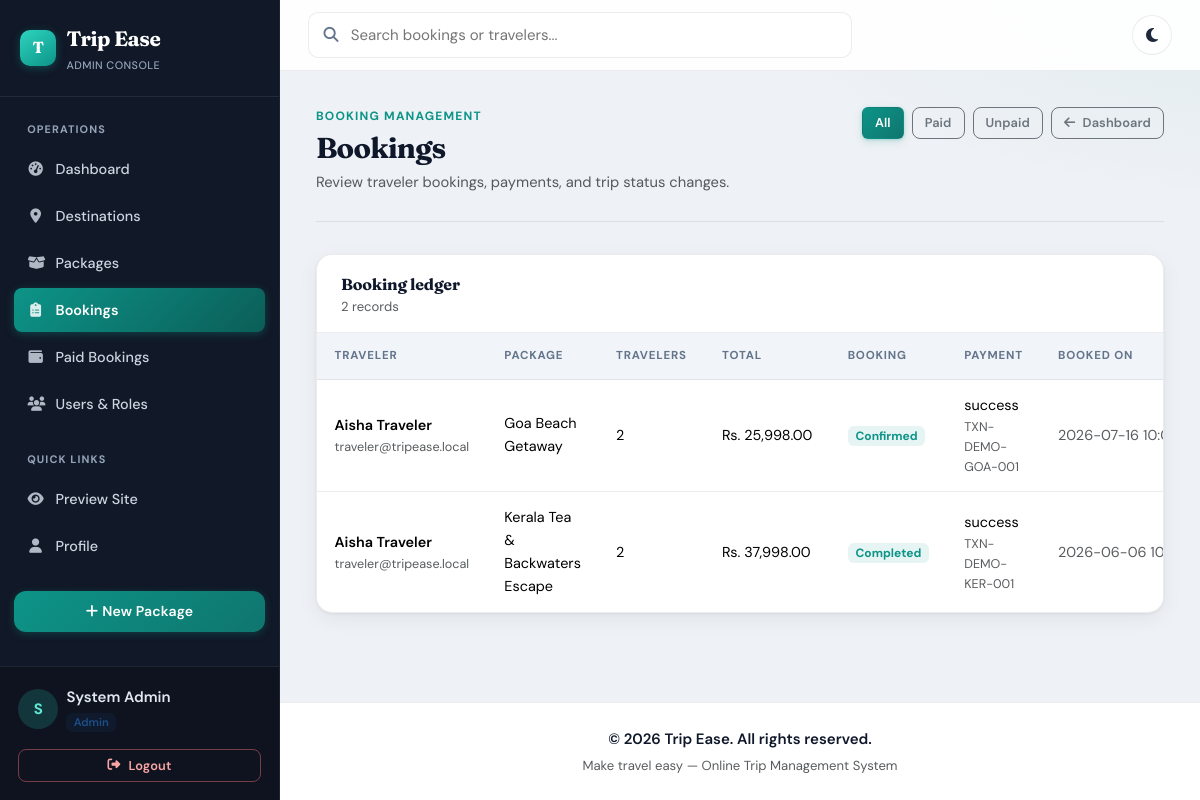
/admin/bookings/list.php (signed in), run on an earlier commit of the app's database.
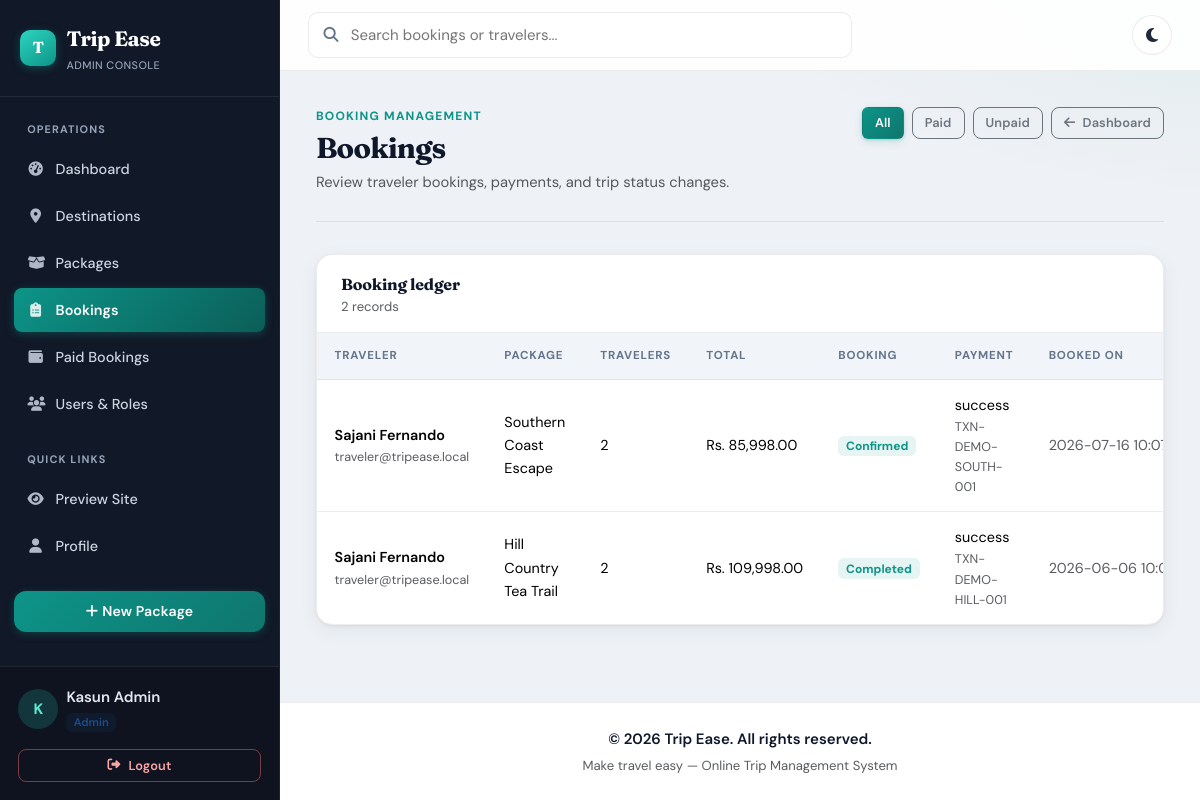
And on a later commit of the database.
### tables this page shows
CREATE TABLE IF NOT EXISTS bookings (
    booking_id INT AUTO_INCREMENT PRIMARY KEY,
    user_id INT NOT NULL,
    package_id INT NOT NULL,
    num_travelers INT NOT NULL DEFAULT 1,
    total_price DECIMAL(10,2) NOT NULL DEFAULT 0.00,
    status ENUM('pending', 'confirmed', 'completed', 'cancelled') NOT NULL DEFAULT 'pending',
    booking_date TIMESTAMP NOT NULL DEFAULT CURRENT_TIMESTAMP,
    updated_at TIMESTAMP NOT NULL DEFAULT CURRENT_TIMESTAMP ON UPDATE CURRENT_TIMESTAMP,
    CONSTRAINT fk_bookings_user FOREIGN KEY (user_id) REFERENCES users(user_id) ON DELETE RESTRICT,
    CONSTRAINT fk_bookings_package FOREIGN KEY (package_id) REFERENCES packages(package_id) ON DELETE RESTRICT
);

CREATE TABLE IF NOT EXISTS users (
    user_id INT AUTO_INCREMENT PRIMARY KEY,
    name VARCHAR(100) NOT NULL,
    email VARCHAR(150) NOT NULL UNIQUE,
    password_hash VARCHAR(255) NOT NULL,
    phone VARCHAR(20) NULL,
    role ENUM('traveler', 'admin') NOT NULL DEFAULT 'traveler',
    status ENUM('active', 'inactive') NOT NULL DEFAULT 'active',
    profile_image VARCHAR(255) NULL,
    created_at TIMESTAMP NOT NULL DEFAULT CURRENT_TIMESTAMP,
    updated_at TIMESTAMP NOT NULL DEFAULT CURRENT_TIMESTAMP ON UPDATE CURRENT_TIMESTAMP
);

CREATE TABLE IF NOT EXISTS packages (
    package_id INT AUTO_INCREMENT PRIMARY KEY,
    title VARCHAR(180) NOT NULL,
    description TEXT NOT NULL,
    price DECIMAL(10,2) NOT NULL DEFAULT 0.00,
    duration_days INT NOT NULL,
    max_participants INT NOT NULL DEFAULT 1,
    available_slots INT NOT NULL DEFAULT 1,
    image VARCHAR(255) NULL,
    inclusions TEXT NULL,
    exclusions TEXT NULL,
    start_date DATE NULL,
    end_date DATE NULL,
    created_by INT NOT NULL,
    status ENUM('active', 'inactive') NOT NULL DEFAULT 'active',
    created_at TIMESTAMP NOT NULL DEFAULT CURRENT_TIMESTAMP,
    updated_at TIMESTAMP NOT NULL DEFAULT CURRENT_TIMESTAMP ON UPDATE CURRENT_TIMESTAMP,
    CONSTRAINT fk_packages_created_by FOREIGN KEY (created_by) REFERENCES users(user_id) ON DELETE RESTRICT
);

CREATE TABLE IF NOT EXISTS payments (
    payment_id INT AUTO_INCREMENT PRIMARY KEY,
    booking_id INT NOT NULL UNIQUE,
    amount DECIMAL(10,2) NOT NULL,
    payment_method VARCHAR(50) NOT NULL,
    status ENUM('success', 'failed', 'pending') NOT NULL DEFAULT 'pending',
    transaction_ref VARCHAR(120) NULL,
    payment_date TIMESTAMP NOT NULL DEFAULT CURRENT_TIMESTAMP,
    CONSTRAINT fk_payments_booking FOREIGN KEY (booking_id) REFERENCES bookings(booking_id) ON DELETE RESTRICT
);

### includes/app.php (called while the page is built, shortened)
<?php
function appUrl(string $path = ""): string
{
    $base = rtrim(APP_BASE_PATH, "/");
    return $base . "/" . ltrim($path, "/");
}

### includes/auth.php (called while the page is built, shortened)
<?php
require_once __DIR__ . "/app.php";
function isLoggedIn(): bool
{
    return isset($_SESSION["user_id"]);
}
function currentUserRole(): string
{
    return $_SESSION["user_role"] ?? "traveler";
}
function isAdmin(): bool
{
    return currentUserRole() === "admin";
}
function dashboardPath(): string
{
    if (isAdmin()) {
        return "/admin/index.php";
    }
    return "/dashboard/index.php";
}

### admin/bookings/list.php (the view, shortened to what the changed rows need)
<?php
require_once __DIR__ . "/../../includes/auth.php";
$paymentFilter = trim((string)($_GET["payment"] ?? ""));
$sql = "SELECT
        b.booking_id,
        b.booking_date,
        b.num_travelers,
        b.total_price,
        b.status,
        u.name AS traveler_name,
        u.email AS traveler_email,
        p.title AS package_title,
        pay.status AS payment_status,
        pay.transaction_ref
     FROM bookings b
     INNER JOIN users u ON u.user_id = b.user_id
     INNER JOIN packages p ON p.package_id = b.package_id
     INNER JOIN payments pay ON pay.booking_id = b.booking_id
     WHERE 1=1";
$params = [];
$sql .= " ORDER BY b.booking_date DESC, b.booking_id DESC";
$stmt = $pdo->prepare($sql);
$stmt->execute($params);
$bookings = $stmt->fetchAll();
$pageTitle = $paymentFilter === "success" ? "Paid Bookings" : "Bookings";
require_once __DIR__ . "/../../includes/header.php";
?>
<div class="page-header">
    <div>
        <h2><?= htmlspecialchars($pageTitle) ?></h2>
    </div>
</div>
<div class="card card-modern card-panel">
    <div class="card-body p-0">
        <div class="table-responsive">
            <table class="table table-app align-middle mb-0">
                <thead>
                    <tr>
                        <th>Traveler</th>
                        <th>Package</th>
                        <th>Travelers</th>
                        <th>Total</th>
                        <th>Booking</th>
                        <th>Payment</th>
                        <th>Booked on</th>
                    </tr>
                </thead>
                <tbody>
                <?php foreach ($bookings as $booking): ?>
                    <tr>
                        <td>
                            <div class="fw-semibold"><?= htmlspecialchars($booking["traveler_name"]) ?></div>
                            <div class="small text-muted"><?= htmlspecialchars($booking["traveler_email"]) ?></div>
                        </td>
                        <td><?= htmlspecialchars($booking["package_title"]) ?></td>
                        <td><?= (int)$booking["num_travelers"] ?></td>
                        <td class="text-nowrap">Rs. <?= number_format((float)$booking["total_price"], 2) ?></td>
                        <td><span class="badge badge-soft"><?= htmlspecialchars($booking["status"]) ?></span></td>
                        <td>
                            <?= htmlspecialchars($booking["payment_status"]) ?>
                            <?php if (!empty($booking["transaction_ref"])): ?>
                                <div class="small text-muted"><?= htmlspecialchars((string)$booking["transaction_ref"]) ?></div>
                            <?php endif; ?>
                        </td>
                        <td class="small text-muted text-nowrap"><?= htmlspecialchars($booking["booking_date"]) ?></td>
                    </tr>
                <?php endforeach; ?>
                </tbody>
            </table>
        </div>
    </div>
</div>
<?php require_once __DIR__ . "/../../includes/footer.php"; ?>

### includes/header.php (shortened to what the changed rows need)
<?php
require_once __DIR__ . "/auth.php";
$currentUri = $_SERVER["REQUEST_URI"] ?? "";
$isLinkActive = function (string $path) use ($currentUri): string {
    return str_contains($currentUri, $path) ? "active" : "";
};
$useAppShell = isLoggedIn();
$homeHref = $useAppShell ? appUrl(dashboardPath()) : appUrl("/index.php");
$searchAction = isAdmin() ? appUrl("/admin/bookings/list.php") : appUrl("/trips/list.php");
$searchPlaceholder = isAdmin() ? "Search bookings or travelers..." : "Search packages or destinations...";
$searchName = isAdmin() ? "q" : "q";
$topbarQuery = trim((string)($_GET["q"] ?? ""));
?>
<!doctype html>
<html lang="en">
<head>
    <link href="https://cdn.jsdelivr.net/npm/bootstrap@5.3.3/dist/css/bootstrap.min.css" rel="stylesheet">
    <link href="https://cdnjs.cloudflare.com/ajax/libs/font-awesome/6.4.0/css/all.min.css" rel="stylesheet">
    <link href="<?= htmlspecialchars(appUrl('/assets/css/style.css')) ?>" rel="stylesheet">
</head>
<body class="<?= $useAppShell ? "app-body" : "public-body" ?>">
<?php if (!$useAppShell): ?>
    <header class="public-topbar">
        <div class="container d-flex align-items-center justify-content-between py-3">
            <a class="public-brand text-decoration-none" href="<?= htmlspecialchars(appUrl('/index.php')) ?>">
                Trip Ease
            </a>
            <div class="d-flex align-items-center gap-2">
                <button type="button" class="theme-toggle" data-theme-toggle aria-label="Toggle dark mode" title="Toggle dark mode">
                    <i class="fa-solid fa-moon theme-icon-moon" aria-hidden="true"></i>
                    <i class="fa-solid fa-sun theme-icon-sun" aria-hidden="true"></i>
                </button>
                <a class="btn btn-brand btn-sm px-3" href="<?= htmlspecialchars(appUrl('/auth/register.php')) ?>">Create account</a>
            </div>
        </div>
    </header>
    <?php $flash = consumeFlash(); ?>
    <?php if ($flash): ?>
        <?php
        $alertClass = match ($flash["type"]) {
            "success" => "alert-success",
            "danger" => "alert-danger",
            "warning" => "alert-warning",
            default => "alert-info",
        };
        ?>
        <div class="container mt-3">
            <div class="alert <?= $alertClass ?> border-0 shadow-sm rounded-3 mb-0">
                <?= htmlspecialchars($flash["message"]) ?>
            </div>
        </div>
    <?php endif; ?>
    <main class="public-main">
<?php else: ?>
    <div class="sidebar-layout">
        <div class="offcanvas-lg offcanvas-start app-sidebar" tabindex="-1" id="sidebarMenu" aria-labelledby="sidebarMenuLabel">
            <div class="sidebar-header">
                <div class="d-flex justify-content-between align-items-start">
                    <a class="sidebar-brand" id="sidebarMenuLabel" href="<?= htmlspecialchars($homeHref) ?>">
                        <span class="brand-mark">T</span>
                        <span>
                            Trip Ease
                            <small class="d-block sidebar-brand-sub"><?= isAdmin() ? "Admin Console" : "Traveler Workspace" ?></small>
                        </span>
                    </a>
                </div>
            </div>
            <div class="sidebar-menu">
                <nav class="nav flex-column">
                    <?php if (isAdmin()): ?>
                        <div class="sidebar-heading">Operations</div>
                        <a class="sidebar-nav-link <?= $isLinkActive('/admin/index.php') ? 'active' : '' ?>" href="<?= htmlspecialchars(appUrl('/admin/index.php')) ?>">
                            <i class="fa-solid fa-gauge-high"></i> Dashboard
                        </a>
                        <a class="sidebar-nav-link <?= $isLinkActive('/admin/destinations/') ? 'active' : '' ?>" href="<?= htmlspecialchars(appUrl('/admin/destinations/list.php')) ?>">
                            <i class="fa-solid fa-location-dot"></i> Destinations
                        </a>
                        <a class="sidebar-nav-link <?= $isLinkActive('/admin/packages/') || $isLinkActive('/admin/itineraries/') ? 'active' : '' ?>" href="<?= htmlspecialchars(appUrl('/admin/packages/list.php')) ?>">
                            <i class="fa-solid fa-box-open"></i> Packages
                        </a>
                        <a class="sidebar-nav-link <?= $isLinkActive('/admin/bookings/') && !str_contains($currentUri, 'payment=') ? 'active' : '' ?>" href="<?= htmlspecialchars(appUrl('/admin/bookings/list.php')) ?>">
                            <i class="fa-solid fa-clipboard-list"></i> Bookings
                        </a>
                        <a class="sidebar-nav-link <?= str_contains($currentUri, 'payment=success') ? 'active' : '' ?>" href="<?= htmlspecialchars(appUrl('/admin/bookings/list.php?payment=success')) ?>">
                            <i class="fa-solid fa-wallet"></i> Paid Bookings
                        </a>
                        <a class="sidebar-nav-link <?= $isLinkActive('/admin/users/') ? 'active' : '' ?>" href="<?= htmlspecialchars(appUrl('/admin/users/list.php')) ?>">
                            <i class="fa-solid fa-users"></i> Users & Roles
                        </a>
                        <div class="sidebar-heading">Quick Links</div>
                        <a class="sidebar-nav-link <?= $isLinkActive('/trips/') ? 'active' : '' ?>" href="<?= htmlspecialchars(appUrl('/trips/list.php')) ?>">
                            <i class="fa-solid fa-eye"></i> Preview Site
                        </a>
                        <a class="sidebar-nav-link <?= $isLinkActive('/profile/') ? 'active' : '' ?>" href="<?= htmlspecialchars(appUrl('/profile/edit.php')) ?>">
                            <i class="fa-solid fa-user"></i> Profile
                        </a>
                        <a class="btn btn-brand sidebar-cta" href="<?= htmlspecialchars(appUrl('/admin/packages/create.php')) ?>">
                            <i class="fa-solid fa-plus me-1"></i> New Package
                        </a>
                    <?php endif; ?>
                </nav>
            </div>
            <div class="sidebar-profile">
                <div class="d-flex align-items-center mb-3">
                    <div class="avatar-circle me-2"><?= strtoupper(substr($_SESSION["user_name"] ?? "U", 0, 1)) ?></div>
                    <div class="overflow-hidden">
                        <div class="fw-semibold text-truncate" style="max-width: 160px;"><?= htmlspecialchars($_SESSION["user_name"] ?? "User") ?></div>
                        <span class="badge badge-role badge-role-<?= htmlspecialchars(currentUserRole()) ?>"><?= htmlspecialchars(currentUserRole()) ?></span>
                    </div>
                </div>
                <a class="btn btn-outline-danger btn-sm sidebar-footer-btn" href="<?= htmlspecialchars(appUrl('/auth/logout.php')) ?>">
                    <i class="fa-solid fa-right-from-bracket"></i> Logout
                </a>
            </div>
        </div>
        <div class="main-content">
            <div class="app-topbar">
                <form class="topbar-search" method="get" action="<?= htmlspecialchars($searchAction) ?>" role="search">
                    <i class="fa-solid fa-magnifying-glass" aria-hidden="true"></i>
                    <input type="search" name="<?= htmlspecialchars($searchName) ?>" value="<?= htmlspecialchars($topbarQuery) ?>" placeholder="<?= htmlspecialchars($searchPlaceholder) ?>" aria-label="Search">
                </form>
                <div class="topbar-actions">
                    <button type="button" class="theme-toggle" data-theme-toggle aria-label="Toggle dark mode" title="Toggle dark mode">
                        <i class="fa-solid fa-moon theme-icon-moon" aria-hidden="true"></i>
                    </button>
                </div>
            </div>
            <main class="container-fluid p-4 pb-5">
<?php endif; ?>

What changed in the data, as far as the page shows it:
changed bookings "Confirmed": user.name "Aisha Traveler" → "Sajani Fernando"; package.title "Goa Beach Getaway" → "Southern Coast Escape"; total_price "25,998.00" → "85,998.00"; payments.transaction_ref "TXN-DEMO-GOA-001" → "TXN-DEMO-SOUTH-001"
changed bookings "Completed": user.name "Aisha Traveler" → "Sajani Fernando"; package.title "Kerala Tea & Backwaters Escape" → "Hill Country Tea Trail"; total_price "37,998.00" → "109,998.00"; payments.transaction_ref "TXN-DEMO-KER-001" → "TXN-DEMO-HILL-001"
Also different on the page:
substr($_SESSION["user_name"] ?? "U", 0, 1): "S" → "K"
$_SESSION["user_name"]: "System Admin" → "Kasun Admin"
